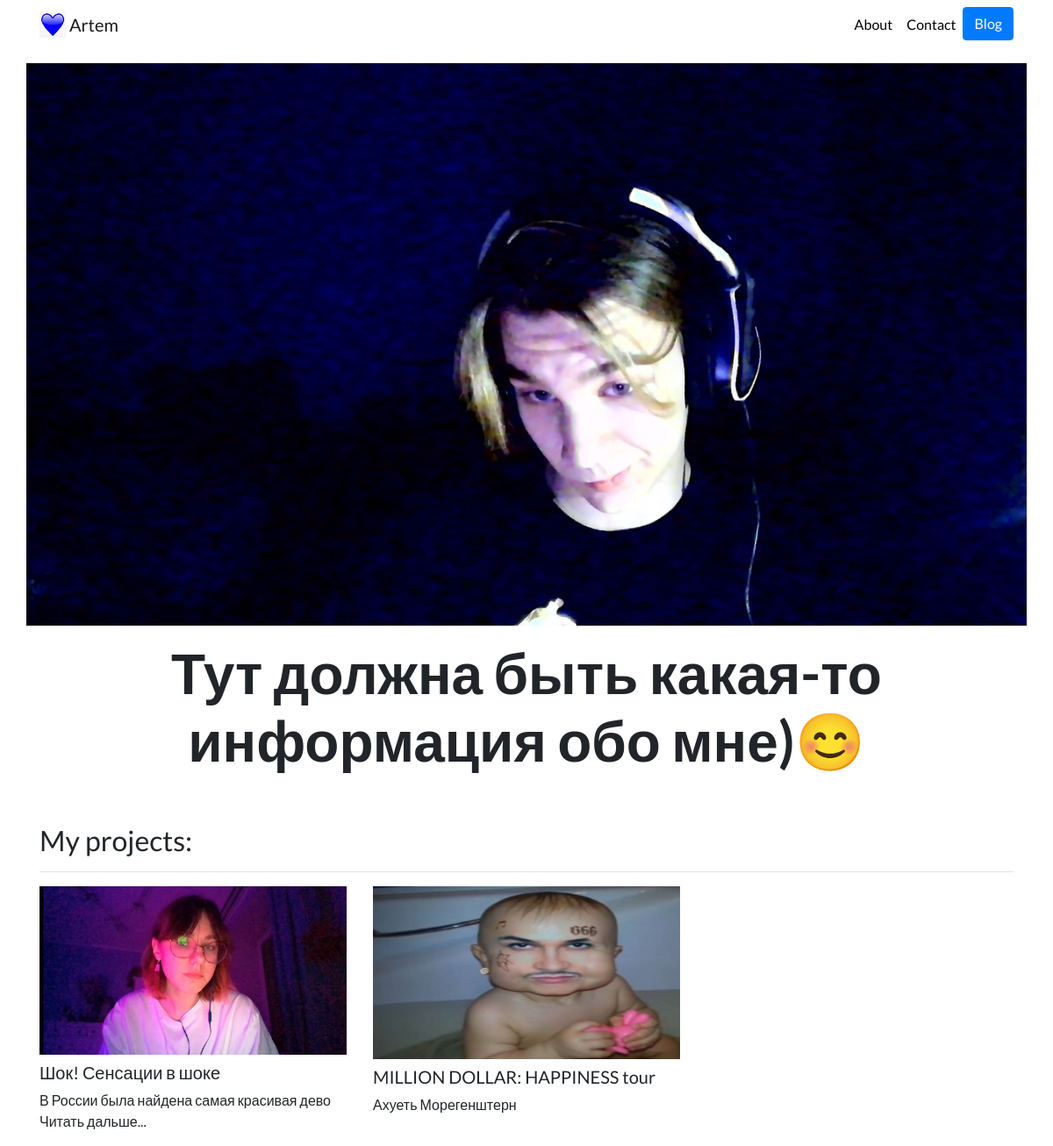
The page / on the database its author committed.
### portfolio/models.py (models this page shows, shortened)
class Project(models.Model):
	title =  models.CharField(max_length=100)
	discription =  models.CharField(max_length=250)
	image = models.ImageField(upload_to='portfolio/images/', height_field='url_height', width_field='url_width')  #'portfolio/images/'
	url = models.URLField(blank=True)
	url_height = '100'
	url_width = '100'

### portfolio/views.py (the view)
# urls.py: 2. Add a URL to urlpatterns:  path('', views.home, name='home')
def home(request):
	projects = Project.objects.all()
	return render(request, 'portfolio/home.html', {'projects':projects})

### portfolio/templates/portfolio/home.html
{% extends "portfolio/base.html" %}
{% load static %}
{% block content %}
<div class="row justify-content-center my-3">
  <div class="col-13">
    <img src="{% static 'xui/WIN_20220217_00_07_12_Pro.jpg' %}" class="img-fluid">
  </div>
</div>
<div class="row justify-content-center mb-3">
  <div class="col-md-9 text-center">
    <h1 id="hometext" class="font-weight-bold">Тут должна быть какая-то информация обо мне)😊</h1>
  </div>
</div>
<h2 class="mt-5">My projects:</h2>
<hr>
<div class="row">
  {% for project in projects %}
  <div class="col-lg-4 col-md-6">
    {% if project.url %}
    <a href="{{ project.url }}">
      <img src="{{ project.image.url }}"  width="500" height="300" class="img-fluid mb-2">
    </a>
    {% else %}
    <img src="{{ project.image.url }}" class="img-fluid mb-1">
    {% endif %}
    <h5>{{ project.title }}</h1>
    <p>{{ project.discription }}</p>
  </div>
  {% endfor %}
</div>
{% endblock %}

### portfolio/templates/portfolio/base.html (shortened to what this page needs)
{% load static %}
<!doctype html>
<html lang="en">
<head>
  <link rel="stylesheet" href="https://stackpath.bootstrapcdn.com/bootstrap/4.4.1/css/bootstrap.min.css">
  <link rel="stylesheet" href="{% static "portfolio/custom.css" %}">
</head>
<body>
  <nav id="topNav" class="navbar navbar-expand-md navbar-light">
    <div class="container">
      <a class="navbar-brand" href="{% url 'home' %}">
        <img src="{% static "xui/heart-blue-whatsapp-imessage-emoji-564388.jpg" %}" width="30" height="30" class="d-inline-block align-top">
        <span>Artem</span>
      </a>
      <div class="collapse navbar-collapse text-center" id="navbarNav">
        <ul class="navbar-nav ml-auto">
          <li class="nav-item">
            <a class="nav-link" href="{% url 'aaa' %}">About</a>
          </li>
          <li class="nav-item">
            <a class="nav-link" href="https://vk.com/net_blyat_ashalt" target="_blank">Contact</a>
          </li>
          <li>
            <a role="button" href="{% url 'blog:all_blogs' %}" class="btn btn-primary">Blog</a>
          </li>
        </ul>
      </div>
    </div>
  </nav>
  <div class="container">
    {% block content %}{% endblock %}
  </div>
</body>
</html>

### portfolio/static/xui/custom.css (style rules this page uses)
.navbar-nav .nav-link { color: rgba(0,0,0,1) !important; }
body { font-family: 'Lato', sans-serif; }
@media (min-width: 992px) { #hometext { font-size: 4rem; } }

### rows shown on the page
Project: image (picture), title "Шок! Сенсации в шоке", discription "В России была найдена самая красивая дево Читать дальше..."
Project: image (placeholder picture), title "MILLION DOLLAR: HAPPINESS tour", discription "Ахуеть Морегенштерн"
